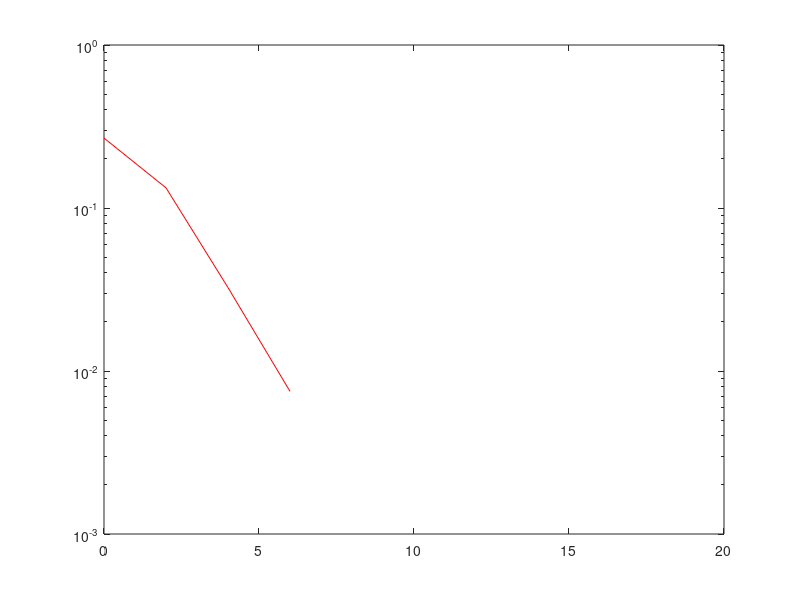

MATLAB code for this plot:
rng default

%{
M=2;
insig = randi([0 M-1],2000,1);
tx = pskmod(insig,M,pi/M);

snr = 0:2:20;

for i=1:length(snr)
    rx = awgn(tx,snr(i));
    outsig = pskdemod(rx,M,pi/M);
    ber(i) = mean(insig~=outsig);
end
semilogy(snr,ber,'r-');
%}

M=64;
insig = randi([0 M-1],2000,1);
tx = qammod(insig,M);
snr = 0:2:20;

for i=1:length(snr)
    rx = awgn(tx,snr(i));
    outsig = qamdemod(rx,M);
    ber(i) = mean(insig~=outsig);
end
semilogy(snr,ber,'r-');